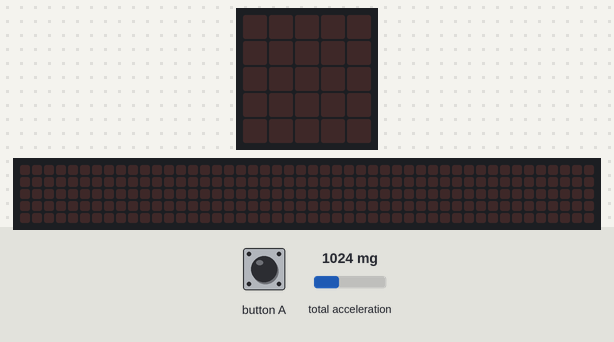
A program run on a simulated BBC micro:bit (MakeCode). On the bench: the board's 5×5 LED display, a strip that is not on the board, showing the scrolling text unrolled. Inputs (shaded band) come from the test bench; at power-on: total acceleration 1024 mg. The 48×5 strip is a reading aid, not a part: it shows the text the display is scrolling, unrolled, one strip-width of it at a time.

Above: at 1.2 s.
1.3 s: button A pressed for 0.15 s
At 3.92 s:
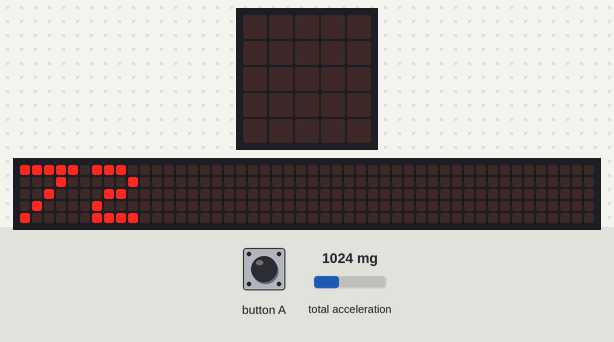
4.3 s: button A pressed for 0.15 s
At 7.22 s:
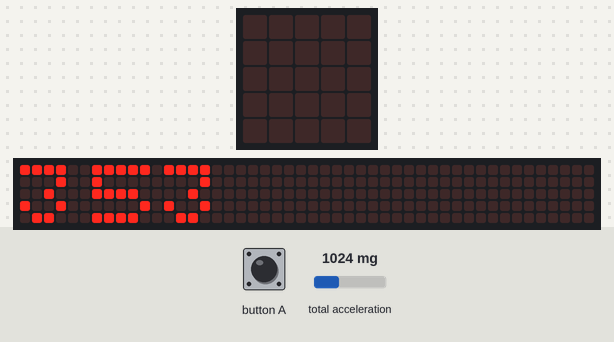
Timing chart, 0 to 8.7 s (numbered marks = the images above; inputs shaded):
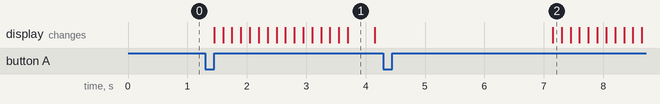

The program:

main.ts
```typescript
input.onButtonPressed(Button.A, function () {
    basic.showNumber(Pasos)
    basic.pause(3000)
    basic.clearScreen()
})
input.onGesture(Gesture.Shake, function () {
    Pasos += 1
})
let Pasos = 0
Pasos = 0
basic.forever(function () {
    if (input.acceleration(Dimension.Strength) > 800) {
        Pasos += 1
    }
})
```

test.ts
```typescript
// aquí va el archivo "tests"; esto no se compilará cuando este paquete se utilice como una extensión.
```

Measured:
- after the input at 1.3 s, the display: changes after 0.15 s (image 1)
- after the input at 4.3 s, the display: changes after 2.9 s (image 2)
- what the display in image 1 shows lasts 0.5 s, from 3.7 s to 4.2 s
